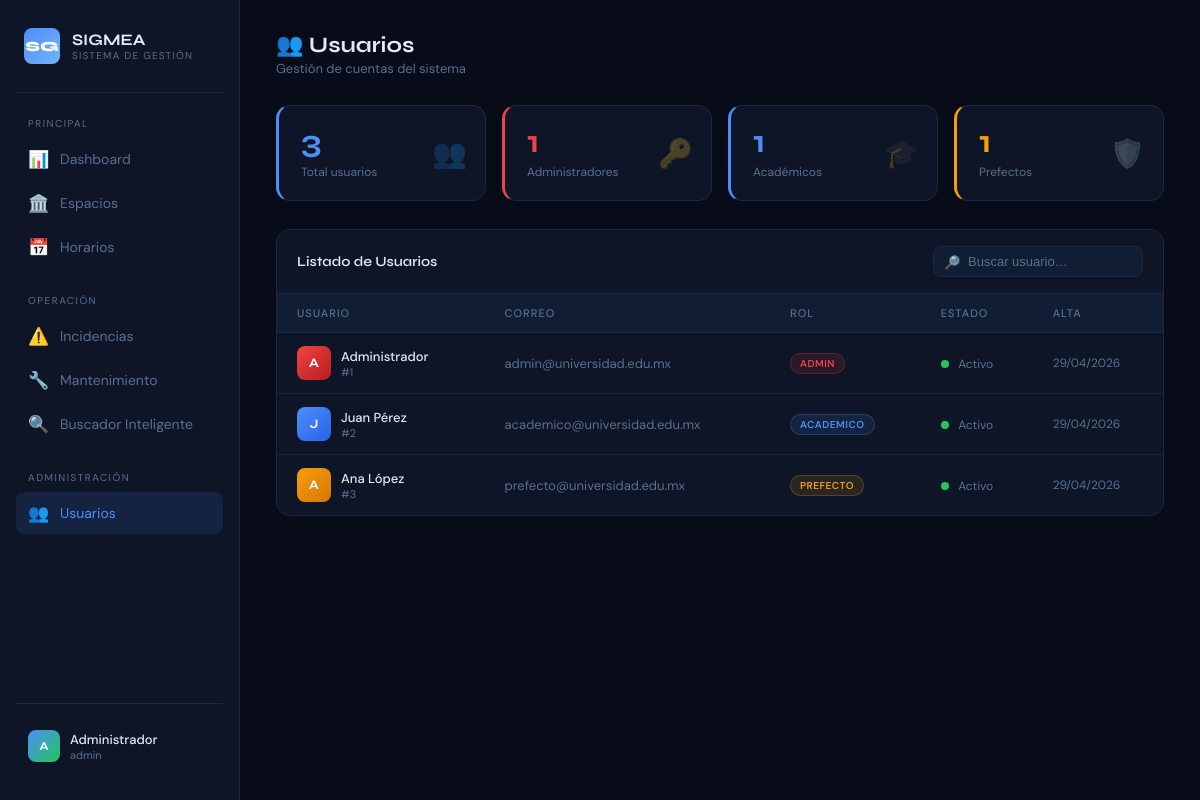
The app's page /usuarios.php with its own data.
### tables this page shows
CREATE TABLE `usuarios` (
  `id` int(10) UNSIGNED NOT NULL,
  `nombre` varchar(120) NOT NULL,
  `email` varchar(160) NOT NULL,
  `password_hash` varchar(255) NOT NULL,
  `rol` enum('admin','academico','prefecto') NOT NULL,
  `activo` tinyint(1) NOT NULL DEFAULT 1,
  `created_at` timestamp NOT NULL DEFAULT current_timestamp(),
  `updated_at` timestamp NOT NULL DEFAULT current_timestamp() ON UPDATE current_timestamp()
);

### usuarios.php (the view, shortened to what this page needs)
<?php
$dbHost = 'localhost'; $dbPort = '3308'; $dbName = 'sigmea';
$dbUser = 'root';      $dbPass = '';
$usuarios = []; $kpi = ['total'=>0,'admin'=>0,'academico'=>0,'prefecto'=>0]; $dbError = null;
try {
    $pdo = new PDO("mysql:host=$dbHost;port=$dbPort;dbname=$dbName;charset=utf8mb4", $dbUser, $dbPass, [
        PDO::ATTR_ERRMODE => PDO::ERRMODE_EXCEPTION,
        PDO::ATTR_DEFAULT_FETCH_MODE => PDO::FETCH_ASSOC,
    ]);
    $usuarios = $pdo->query('
        SELECT id, nombre, email, rol, activo, DATE_FORMAT(created_at,"%d/%m/%Y") AS fecha_alta
        FROM usuarios ORDER BY rol, nombre
    ')->fetchAll();
    foreach ($usuarios as $u) {
        $kpi['total']++;
        if ($u['activo'] && isset($kpi[$u['rol']])) $kpi[$u['rol']]++;
    }
} catch (PDOException $e) { $dbError = $e->getMessage(); }
?>
<!DOCTYPE html>
<html lang="es">
<head>
</head>
<body>
<aside class="sidebar">
    <div class="brand">
        <div class="brand-icon">SG</div>
        <div><div class="brand-name">SIGMEA</div><div class="brand-sub">Sistema de Gestión</div></div>
    </div>
    <nav class="nav-section">
        <div class="nav-label">Principal</div>
        <a class="nav-item" href="dashboard.php"><span class="ico">📊</span> Dashboard</a>
        <a class="nav-item" href="espacios.php"><span class="ico">🏛️</span> Espacios</a>
        <a class="nav-item" href="horarios.php"><span class="ico">📅</span> Horarios</a>
    </nav>
    <nav class="nav-section">
        <div class="nav-label">Operación</div>
        <a class="nav-item" href="incidencias.php"><span class="ico">⚠️</span> Incidencias</a>
        <a class="nav-item" href="mantenimiento.php"><span class="ico">🔧</span> Mantenimiento</a>
        <a class="nav-item" href="buscador.php"><span class="ico">🔍</span> Buscador Inteligente</a>
    </nav>
    <nav class="nav-section">
        <div class="nav-label">Administración</div>
        <a class="nav-item active" href="usuarios.php"><span class="ico">👥</span> Usuarios</a>
    </nav>
    <div class="sidebar-footer">
        <div class="user-chip">
            <div class="avatar">A</div>
            <div><div style="font-size:13px;font-weight:500">Administrador</div><div style="font-size:11px;color:var(--muted)">admin</div></div>
        </div>
    </div>
</aside>
<main class="main">
    <div class="topbar">
        <div>
            <h1 class="page-title">👥 Usuarios</h1>
            <p class="page-sub">Gestión de cuentas del sistema</p>
        </div>
    </div>
    <div class="kpi-row">
        <div class="kpi blue"><div class="kpi-val"><?= $kpi['total'] ?></div><div class="kpi-lbl">Total usuarios</div><div class="kpi-icon">👥</div></div>
        <div class="kpi red"><div class="kpi-val"><?= $kpi['admin'] ?></div><div class="kpi-lbl">Administradores</div><div class="kpi-icon">🔑</div></div>
        <div class="kpi blue" style="border-left-color:var(--accent)"><div class="kpi-val"><?= $kpi['academico'] ?></div><div class="kpi-lbl">Académicos</div><div class="kpi-icon">🎓</div></div>
        <div class="kpi yellow"><div class="kpi-val"><?= $kpi['prefecto'] ?></div><div class="kpi-lbl">Prefectos</div><div class="kpi-icon">🛡️</div></div>
    </div>
    <div class="table-wrap">
        <div class="table-header">
            <span class="table-title">Listado de Usuarios</span>
            <div class="search-box">
                <span class="search-ico">🔎</span>
                <input type="text" id="searchInput" placeholder="Buscar usuario…" oninput="filterTable(this.value)">
            </div>
        </div>
        <table id="mainTable">
            <thead>
                <tr><th>Usuario</th><th>Correo</th><th>Rol</th><th>Estado</th><th>Alta</th></tr>
            </thead>
            <tbody>
            <?php if (empty($usuarios)): ?>
            <tr><td colspan="5"><div class="empty-state"><div class="ico">👤</div><p>No hay usuarios registrados.</p></div></td></tr>
            <?php else: ?>
            <?php
            $avatarColors = ['admin'=>'linear-gradient(135deg,#ef4444,#b91c1c)','academico'=>'linear-gradient(135deg,#4f8ef7,#2563eb)','prefecto'=>'linear-gradient(135deg,#f59e0b,#d97706)'];
            foreach ($usuarios as $u):
                $initials = strtoupper(substr($u['nombre'], 0, 1));
                $color = $avatarColors[$u['rol']] ?? 'linear-gradient(135deg,#4f8ef7,#22c55e)';
            ?>
            <tr>
                <td>
                    <div class="user-cell">
                        <div class="avatar-sm" style="background:<?= $color ?>"><?= $initials ?></div>
                        <div>
                            <div style="font-weight:500"><?= htmlspecialchars($u['nombre']) ?></div>
                            <div style="font-size:11px;color:var(--muted)">#<?= $u['id'] ?></div>
                        </div>
                    </div>
                </td>
                <td style="color:var(--muted)"><?= htmlspecialchars($u['email']) ?></td>
                <td><span class="badge <?= $u['rol'] ?>"><?= ucfirst($u['rol']) ?></span></td>
                <td>
                    <span class="activo-dot <?= $u['activo'] ? 'on' : 'off' ?>"></span>
                    <span style="font-size:12px;color:var(--muted);margin-left:6px"><?= $u['activo'] ? 'Activo' : 'Inactivo' ?></span>
                </td>
                <td style="font-size:12px;color:var(--muted)"><?= $u['fecha_alta'] ?></td>
            </tr>
            <?php endforeach; ?>
            <?php endif; ?>
            </tbody>
        </table>
    </div>
</main>
</body>
</html>

### records on screen
usuarios: id "3", activo "1", nombre "A", nombre "Ana López", email "prefecto@universidad.edu.mx", rol "PREFECTO", shows "Activo", fecha_alta "29/04/2026"
usuarios: nombre "A", nombre "Administrador", id "1", email "admin@universidad.edu.mx", rol "ADMIN", activo 1 (drawn), fecha_alta "29/04/2026"
usuarios: nombre "J", nombre "Juan Pérez", id "2", email "academico@universidad.edu.mx", rol "ACADEMICO", activo 1 (drawn), fecha_alta "29/04/2026"
